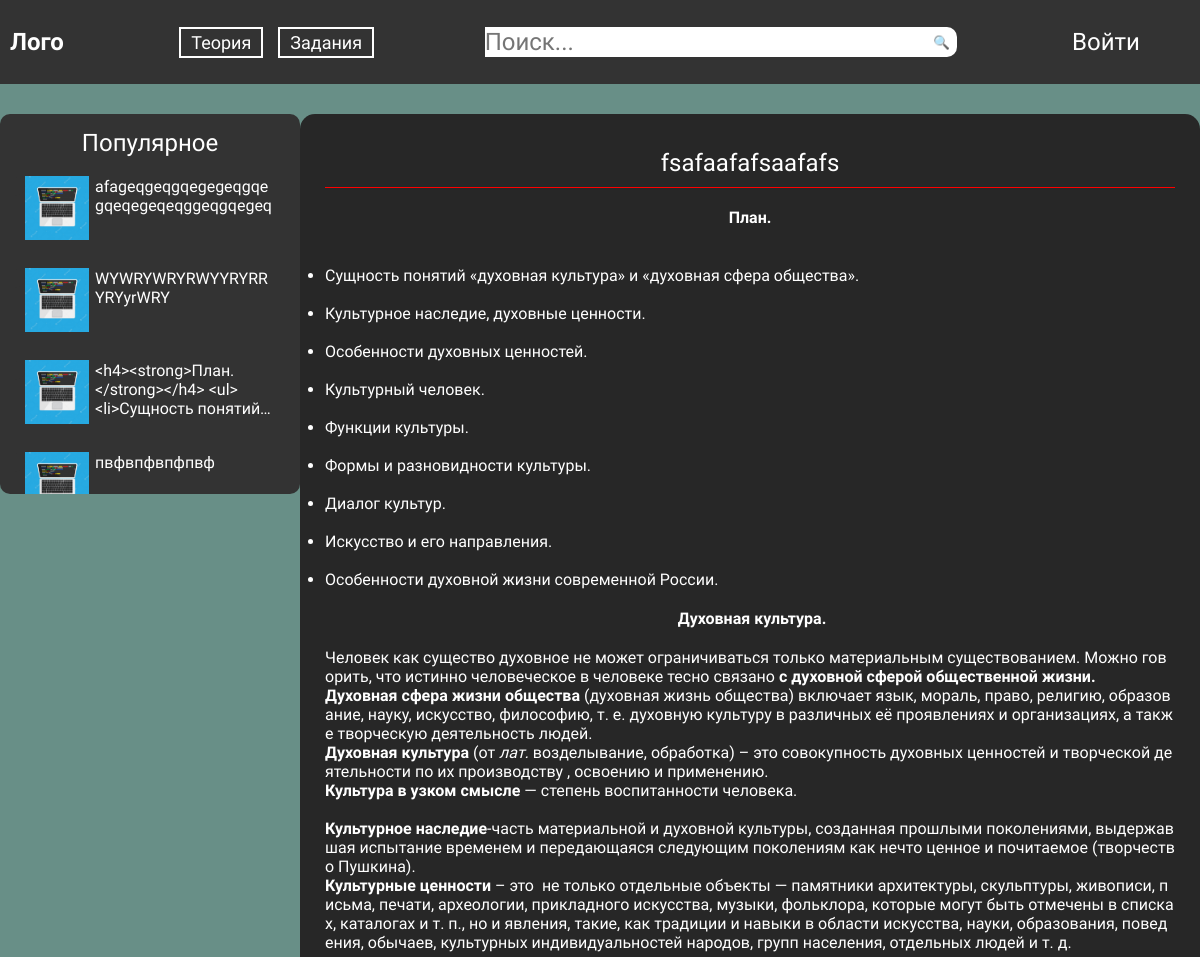
The page /theory/post/15/ (upper part) on the database as committed earlier.
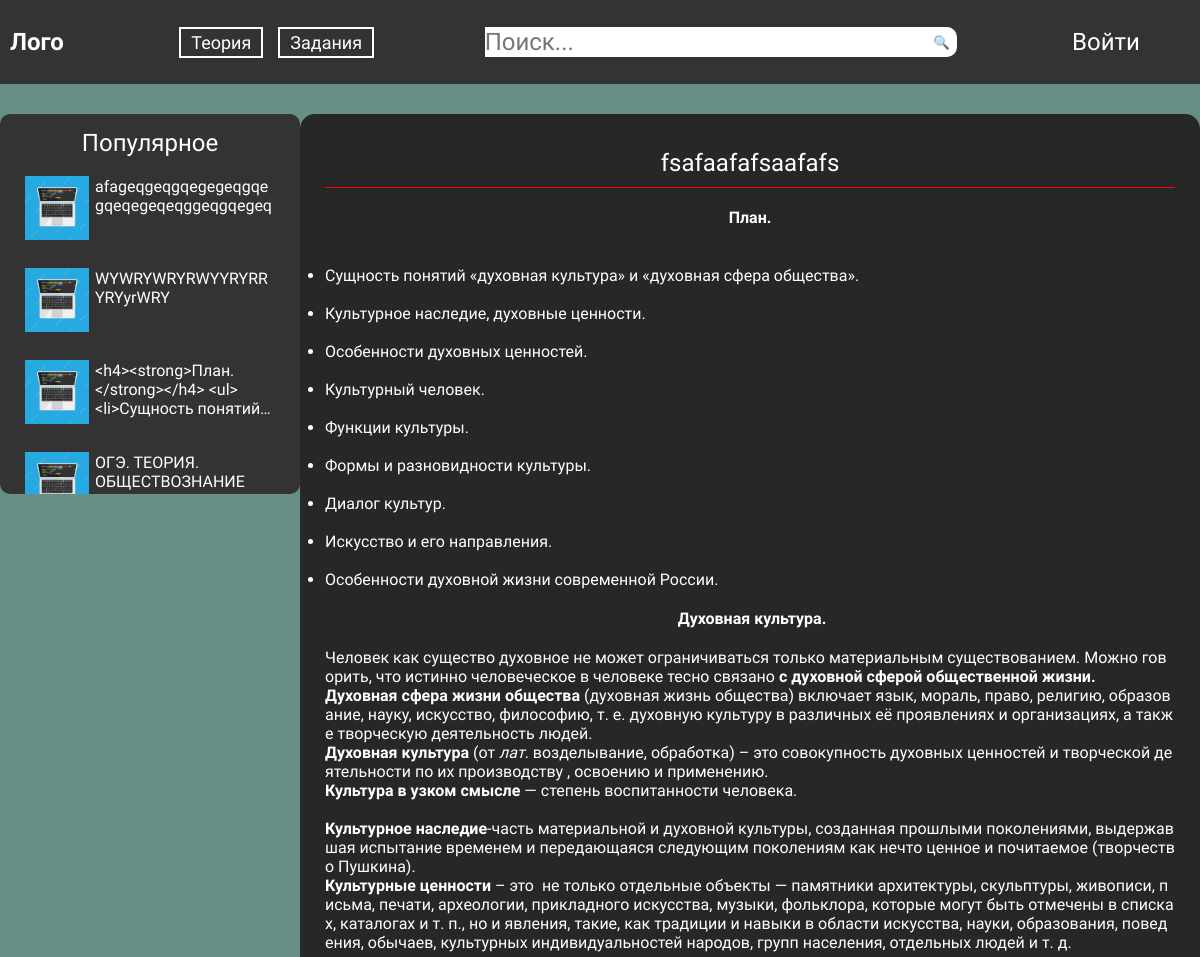
The same page on the database as committed later.
### theory/models.py (models this page shows, shortened)
class TheoryPost(models.Model):
    article = models.CharField(max_length=150)
    content = RichTextField()
    published_time = models.DateTimeField(auto_now=True, auto_created=True)
    count_view = models.IntegerField(default=0)
    author = models.ForeignKey(User, on_delete=models.CASCADE)

### theory/views.py (the view)
# urls.py: path('post/<int:post_id>/', PostTheoryView.as_view(), name='postTheory'),
class PostTheoryView(DataMixin, DetailView):
    template_name = 'theory/theoryPost.html'
    pk_url_kwarg = 'post_id'
    model = TheoryPost
    context_object_name = 'post'
    def get_context_data(self, *, object_list=None, **kwargs):
        context = super().get_context_data(**kwargs)
        c_def = self.get_user_context()
        return {**c_def, **context}
    def get_object(self, queryset=None):
        obj = super(PostTheoryView, self).get_object()
        obj.count_view += 1
        obj.save()
        return super(PostTheoryView, self).get_object()

### theory/utils.py (called while the page is built)
    def get_user_context(self, **kwargs):
        context = kwargs
        context['popular'] = TheoryPost.objects.all().order_by('-count_view')[:5]
        return context

### theory/templates/theory/theoryPost.html (shortened to what this page needs)
{% extends 'theory/base.html' %}
{% block header %}
{{ block.super }}
{% endblock %}
{% block aside %}
{{ block.super }}
{% endblock %}
{% block content %}
<div class="post">
    <div class="post__header">
        {{ post.article }}
    </div>
    <div class="post__content">
        {% autoescape on %}
        {{ post.content|safe }}
        {% endautoescape %}
    </div>
</div>
{% endblock %}

### templates/inc/_aside.html (shortened to what this page needs)
{% load static %}
<div class="aside">
    <div class="aside__popular popular">
        <div class="popular__head">
            Популярное
        </div>
        {% for post in popular %}
        <a class="popularBlock" href="{% url 'postTheory' post.id %}">
            <div class="popularBlock__info info">
                <div class="info__data data">
                    <div class="data__count"><img src="{% static 'img/eye.png' %}" class="eyeCounter" alt="">
                    </div>
                </div>
                <div class="info__image">
                    <img src="{% static 'img/computer.jpg' %}" alt="Компьютер">
                </div>
            </div>
            <div class="popularBlock__article">
                {{ post.article|truncatechars:60 }}
            </div>
        </a>
        {% endfor %}
    </div>
</div>

Rows that differ between the two databases and show on the page:
removed TheoryPost: article "пвфвпфвпфпвф"
now on this page (row edited): TheoryPost: article "ОГЭ. ТЕОРИЯ. ОБЩЕСТВОЗНАНИЕ"
